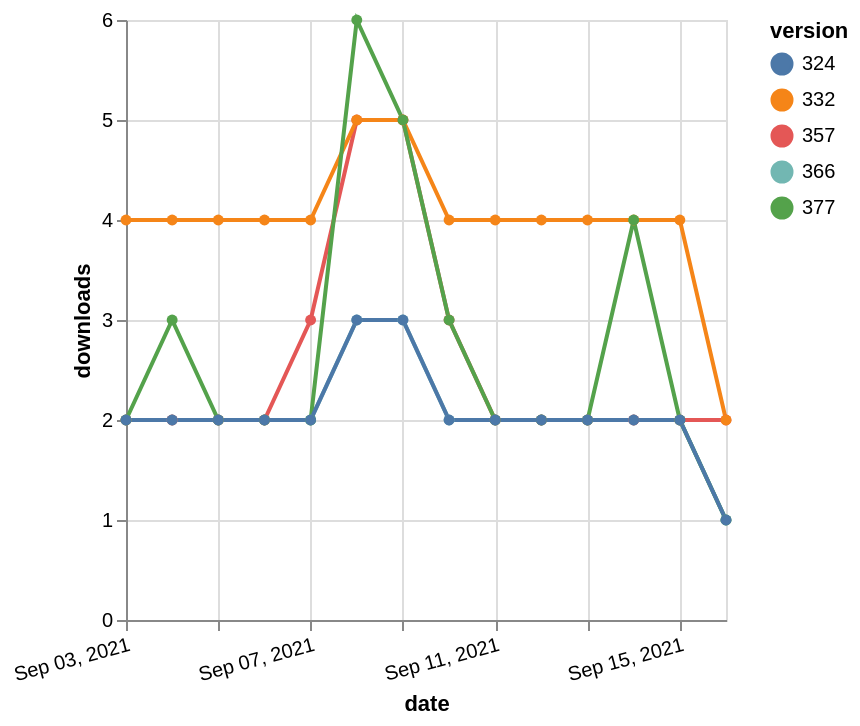

Vega-Lite specification stored for this chart:
### Vega-Lite specification from a JSON file in a GitHub repository (floating-point values rounded to 4 significant figures)
{"$schema": "https://vega.github.io/schema/vega-lite/v5.json", "description": "A simple bar chart with embedded data.", "data": {"values": [{"date": "2021-09-03", "total": 2361, "delta": 2, "version": "366"}, {"date": "2021-09-04", "total": 2363, "delta": 2, "version": "366"}, {"date": "2021-09-05", "total": 2365, "delta": 2, "version": "366"}, {"date": "2021-09-06", "total": 2367, "delta": 2, "version": "366"}, {"date": "2021-09-07", "total": 2369, "delta": 2, "version": "366"}, {"date": "2021-09-08", "total": 2372, "delta": 3, "version": "366"}, {"date": "2021-09-09", "total": 2375, "delta": 3, "version": "366"}, {"date": "2021-09-10", "total": 2377, "delta": 2, "version": "366"}, {"date": "2021-09-11", "total": 2379, "delta": 2, "version": "366"}, {"date": "2021-09-12", "total": 2381, "delta": 2, "version": "366"}, {"date": "2021-09-13", "total": 2383, "delta": 2, "version": "366"}, {"date": "2021-09-14", "total": 2385, "delta": 2, "version": "366"}, {"date": "2021-09-15", "total": 2387, "delta": 2, "version": "366"}, {"date": "2021-09-16", "total": 2388, "delta": 1, "version": "366"}, {"date": "2021-09-03", "total": 2936, "delta": 2, "version": "357"}, {"date": "2021-09-04", "total": 2938, "delta": 2, "version": "357"}, {"date": "2021-09-05", "total": 2940, "delta": 2, "version": "357"}, {"date": "2021-09-06", "total": 2942, "delta": 2, "version": "357"}, {"date": "2021-09-07", "total": 2945, "delta": 3, "version": "357"}, {"date": "2021-09-08", "total": 2950, "delta": 5, "version": "357"}, {"date": "2021-09-09", "total": 2955, "delta": 5, "version": "357"}, {"date": "2021-09-10", "total": 2958, "delta": 3, "version": "357"}, {"date": "2021-09-11", "total": 2960, "delta": 2, "version": "357"}, {"date": "2021-09-12", "total": 2962, "delta": 2, "version": "357"}, {"date": "2021-09-13", "total": 2964, "delta": 2, "version": "357"}, {"date": "2021-09-14", "total": 2966, "delta": 2, "version": "357"}, {"date": "2021-09-15", "total": 2968, "delta": 2, "version": "357"}, {"date": "2021-09-16", "total": 2970, "delta": 2, "version": "357"}, {"date": "2021-09-03", "total": 4984, "delta": 4, "version": "332"}, {"date": "2021-09-04", "total": 4988, "delta": 4, "version": "332"}, {"date": "2021-09-05", "total": 4992, "delta": 4, "version": "332"}, {"date": "2021-09-06", "total": 4996, "delta": 4, "version": "332"}, {"date": "2021-09-07", "total": 5000, "delta": 4, "version": "332"}, {"date": "2021-09-08", "total": 5005, "delta": 5, "version": "332"}, {"date": "2021-09-09", "total": 5010, "delta": 5, "version": "332"}, {"date": "2021-09-10", "total": 5014, "delta": 4, "version": "332"}, {"date": "2021-09-11", "total": 5018, "delta": 4, "version": "332"}, {"date": "2021-09-12", "total": 5022, "delta": 4, "version": "332"}, {"date": "2021-09-13", "total": 5026, "delta": 4, "version": "332"}, {"date": "2021-09-14", "total": 5030, "delta": 4, "version": "332"}, {"date": "2021-09-15", "total": 5034, "delta": 4, "version": "332"}, {"date": "2021-09-16", "total": 5036, "delta": 2, "version": "332"}, {"date": "2021-09-03", "total": 2159, "delta": 2, "version": "377"}, {"date": "2021-09-04", "total": 2162, "delta": 3, "version": "377"}, {"date": "2021-09-05", "total": 2164, "delta": 2, "version": "377"}, {"date": "2021-09-06", "total": 2166, "delta": 2, "version": "377"}, {"date": "2021-09-07", "total": 2168, "delta": 2, "version": "377"}, {"date": "2021-09-08", "total": 2174, "delta": 6, "version": "377"}, {"date": "2021-09-09", "total": 2179, "delta": 5, "version": "377"}, {"date": "2021-09-10", "total": 2182, "delta": 3, "version": "377"}, {"date": "2021-09-11", "total": 2184, "delta": 2, "version": "377"}, {"date": "2021-09-12", "total": 2186, "delta": 2, "version": "377"}, {"date": "2021-09-13", "total": 2188, "delta": 2, "version": "377"}, {"date": "2021-09-14", "total": 2192, "delta": 4, "version": "377"}, {"date": "2021-09-15", "total": 2194, "delta": 2, "version": "377"}, {"date": "2021-09-16", "total": 2195, "delta": 1, "version": "377"}, {"date": "2021-09-03", "total": 2671, "delta": 2, "version": "324"}, {"date": "2021-09-04", "total": 2673, "delta": 2, "version": "324"}, {"date": "2021-09-05", "total": 2675, "delta": 2, "version": "324"}, {"date": "2021-09-06", "total": 2677, "delta": 2, "version": "324"}, {"date": "2021-09-07", "total": 2679, "delta": 2, "version": "324"}, {"date": "2021-09-08", "total": 2682, "delta": 3, "version": "324"}, {"date": "2021-09-09", "total": 2685, "delta": 3, "version": "324"}, {"date": "2021-09-10", "total": 2687, "delta": 2, "version": "324"}, {"date": "2021-09-11", "total": 2689, "delta": 2, "version": "324"}, {"date": "2021-09-12", "total": 2691, "delta": 2, "version": "324"}, {"date": "2021-09-13", "total": 2693, "delta": 2, "version": "324"}, {"date": "2021-09-14", "total": 2695, "delta": 2, "version": "324"}, {"date": "2021-09-15", "total": 2697, "delta": 2, "version": "324"}, {"date": "2021-09-16", "total": 2698, "delta": 1, "version": "324"}]}, "width": "container", "mark": {"type": "line", "point": {"filled": true}}, "encoding": {"x": {"field": "date", "type": "temporal", "timeUnit": "yearmonthdate", "title": "date", "axis": {"labelAngle": -15}}, "y": {"field": "delta", "type": "quantitative", "title": "downloads"}, "color": {"field": "version", "type": "nominal"}, "tooltip": {"field": "delta"}}}
